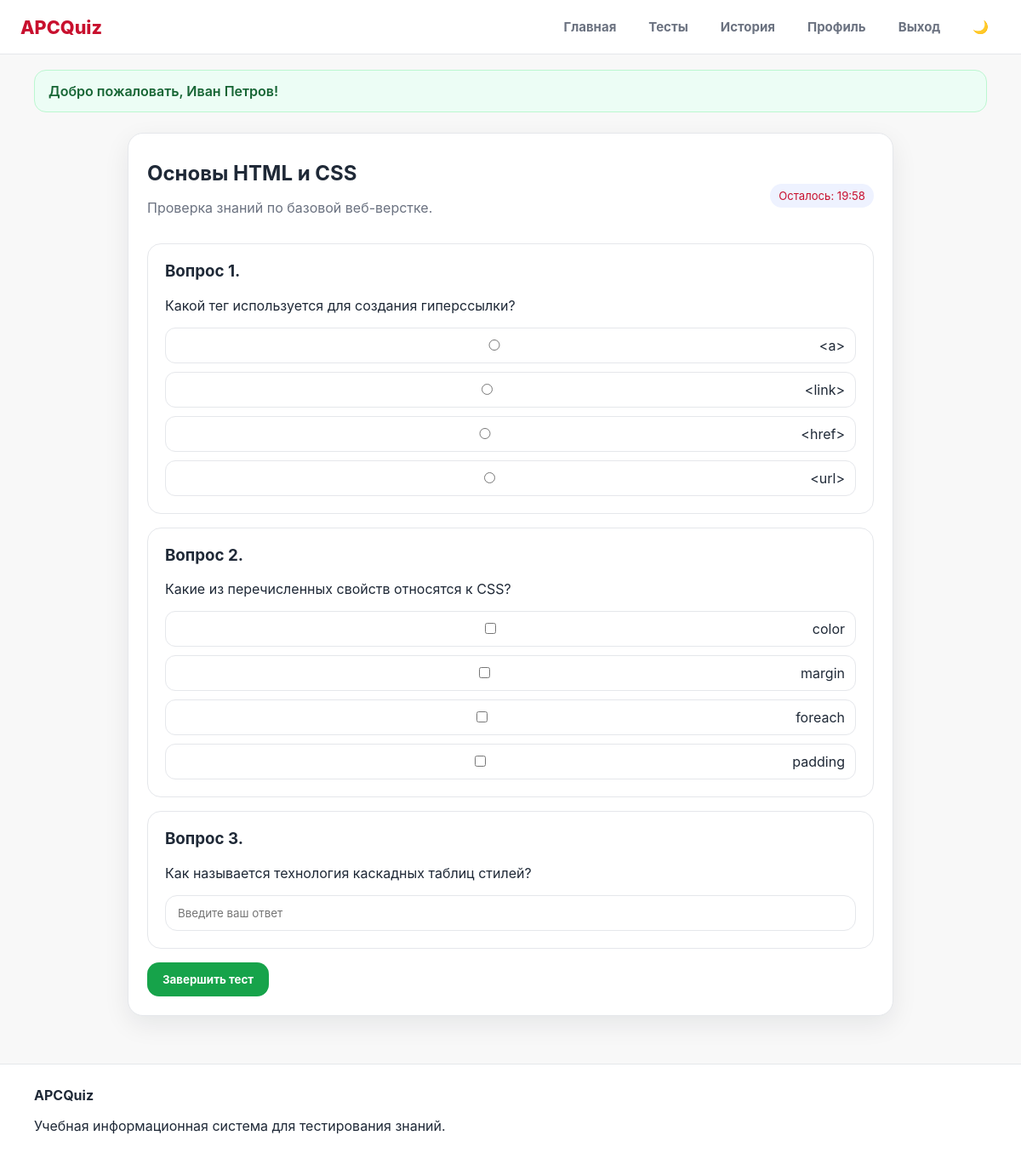
The page /test.php?id=1 (signed in) on the database its author committed.
### tables this page shows
CREATE TABLE tests (
    id INT AUTO_INCREMENT PRIMARY KEY,
    category_id INT NULL,
    title VARCHAR(200) NOT NULL,
    description TEXT NULL,
    time_limit INT NOT NULL DEFAULT 15,
    is_active TINYINT(1) NOT NULL DEFAULT 1,
    created_at TIMESTAMP DEFAULT CURRENT_TIMESTAMP,
    CONSTRAINT fk_tests_category FOREIGN KEY (category_id) REFERENCES categories(id) ON DELETE SET NULL
);

CREATE TABLE questions (
    id INT AUTO_INCREMENT PRIMARY KEY,
    test_id INT NOT NULL,
    question_text TEXT NOT NULL,
    question_type ENUM('single','multiple','text') NOT NULL,
    correct_text_answer VARCHAR(255) NULL,
    created_at TIMESTAMP DEFAULT CURRENT_TIMESTAMP,
    CONSTRAINT fk_questions_test FOREIGN KEY (test_id) REFERENCES tests(id) ON DELETE CASCADE
);

CREATE TABLE answers (
    id INT AUTO_INCREMENT PRIMARY KEY,
    question_id INT NOT NULL,
    answer_text VARCHAR(255) NOT NULL,
    is_correct TINYINT(1) NOT NULL DEFAULT 0,
    CONSTRAINT fk_answers_question FOREIGN KEY (question_id) REFERENCES questions(id) ON DELETE CASCADE
);

### functions.php (called while the page is built, shortened)
<?php
function e($value): string
{
    return htmlspecialchars((string)$value, ENT_QUOTES, 'UTF-8');
}

### test.php (the view, shortened to what this page needs)
<?php
require_once __DIR__ . '/config/db.php';
require_once __DIR__ . '/includes/functions.php';
$testId = (int)($_GET['id'] ?? $_POST['test_id'] ?? 0);
$stmt = $pdo->prepare("SELECT * FROM tests WHERE id = ? AND is_active = 1");
$stmt->execute([$testId]);
$test = $stmt->fetch();
$qStmt = $pdo->prepare("SELECT * FROM questions WHERE test_id = ? ORDER BY id");
$qStmt->execute([$testId]);
$questions = $qStmt->fetchAll();
foreach ($questions as &$question) {
    if ($question['question_type'] !== 'text') {
        $aStmt = $pdo->prepare("SELECT * FROM answers WHERE question_id = ? ORDER BY id");
        $aStmt->execute([$question['id']]);
        $question['answers'] = $aStmt->fetchAll();
    } else {
        $question['answers'] = [];
    }
}
require_once __DIR__ . '/includes/header.php';
?>
<div class="container center-box">
    <div class="card">
        <div class="section-title">
            <div>
                <h2><?= e($test['title']); ?></h2>
                <p class="muted"><?= e($test['description']); ?></p>
            </div>
            <div class="badge">Осталось: <span id="timer" data-seconds="<?= (int)$test['time_limit'] * 60; ?>">00:00</span></div>
        </div>
        <form method="post" id="testForm">
            <?php foreach ($questions as $index => $question): ?>
                <div class="test-question">
                    <h3>Вопрос <?= $index + 1; ?>.</h3>
                    <p><?= e($question['question_text']); ?></p>
                    <?php if ($question['question_type'] === 'single'): ?>
                        <div class="option-list">
                            <?php foreach ($question['answers'] as $answer): ?>
                                <label class="option-item">
                                    <input type="radio" name="answers[<?= (int)$question['id']; ?>]" value="<?= (int)$answer['id']; ?>">
                                    <span><?= e($answer['answer_text']); ?></span>
                                </label>
                            <?php endforeach; ?>
                        </div>
                    <?php elseif ($question['question_type'] === 'multiple'): ?>
                        <div class="option-list">
                            <?php foreach ($question['answers'] as $answer): ?>
                                <label class="option-item">
                                    <input type="checkbox" name="answers[<?= (int)$question['id']; ?>][]" value="<?= (int)$answer['id']; ?>">
                                    <span><?= e($answer['answer_text']); ?></span>
                                </label>
                            <?php endforeach; ?>
                        </div>
                    <?php else: ?>
                        <div class="form-group">
                            <input type="text" name="answers[<?= (int)$question['id']; ?>]" placeholder="Введите ваш ответ">
                        </div>
                    <?php endif; ?>
                </div>
            <?php endforeach; ?>
            <button class="btn btn-success" type="submit">Завершить тест</button>
        </form>
    </div>
</div>
<?php require_once __DIR__ . '/includes/footer.php'; ?>

### style.css (style rules this page uses)
:root { --bg: #f8f8f8; --card: #ffffff; --text: #1f2937; --muted: #6b7280; --primary: #c8102e; --primary-dark: #a50d25; --border: #e5e7eb; --success: #16a34a; --danger: #c8102e; --warning: #d97706; --shadow: 0 10px 30px rgba(15, 23, 42, 0.08); --radius: 18px; }
* { box-sizing: border-box; }
html, body { margin: 0; padding: 0; font-family: Inter, "Segoe UI", Arial, sans-serif; background: var(--bg); color: var(--text); }
body { min-height: 100vh; }
.container { width: min(1120px, calc(100% - 32px)); margin: 0 auto; }
.center-box { max-width: 900px; margin: 0 auto; }
.muted { color: var(--muted); }
.hero-card, .card, .stat-card, .panel, .table-wrap, .auth-card { background: var(--card); border: 1px solid var(--border); border-radius: var(--radius); box-shadow: var(--shadow); }
.card, .panel, .table-wrap { padding: 22px; }
.stat-card h3, .card h3 { margin-top: 0; }
.section-title { display: flex; justify-content: space-between; align-items: center; gap: 12px; margin: 10px 0 16px; }
.section-title h2 { margin: 0; }
.btn { display: inline-flex; align-items: center; justify-content: center; gap: 8px; border: none; cursor: pointer; padding: 12px 18px; border-radius: 14px; font-weight: 700; transition: 0.25s; font-family: Inter, "Segoe UI", Arial, sans-serif; }
.btn-success { background: var(--success); color: #ffffff !important; }
.badge { display: inline-block; padding: 6px 10px; background: #eef2ff; color: var(--primary); border-radius: 999px; font-size: 0.82rem; }
.form-group { display: flex; flex-direction: column; gap: 8px; }
input, textarea, select { width: 100%; padding: 12px 14px; border-radius: 14px; border: 1px solid var(--border); background: #ffffff; outline: none; font-family: Inter, "Segoe UI", Arial, sans-serif; }
.test-question { padding: 20px; border: 1px solid var(--border); border-radius: 16px; background: #ffffff; margin-bottom: 16px; }
.option-list { display: grid; gap: 10px; margin-top: 12px; }
.option-item, .option-row { display: flex; align-items: flex-start; gap: 10px; padding: 10px 12px; border-radius: 12px; border: 1px solid var(--border); }

### rows shown on the page
tests: title "Основы HTML и CSS", description "Проверка знаний по базовой веб-верстке."
questions: question_text "Какой тег используется для создания гиперссылки?"
answers: answer_text "<a>"
answers: answer_text "<link>"
answers: answer_text "<href>"
answers: answer_text "<url>"
questions: question_text "Какие из перечисленных свойств относятся к CSS?"
answers: answer_text "color"
answers: answer_text "margin"
answers: answer_text "foreach"
answers: answer_text "padding"
questions: question_text "Как называется технология каскадных таблиц стилей?"

### other values the page prints
$flash['message'] "Добро пожаловать, Иван Петров!"
